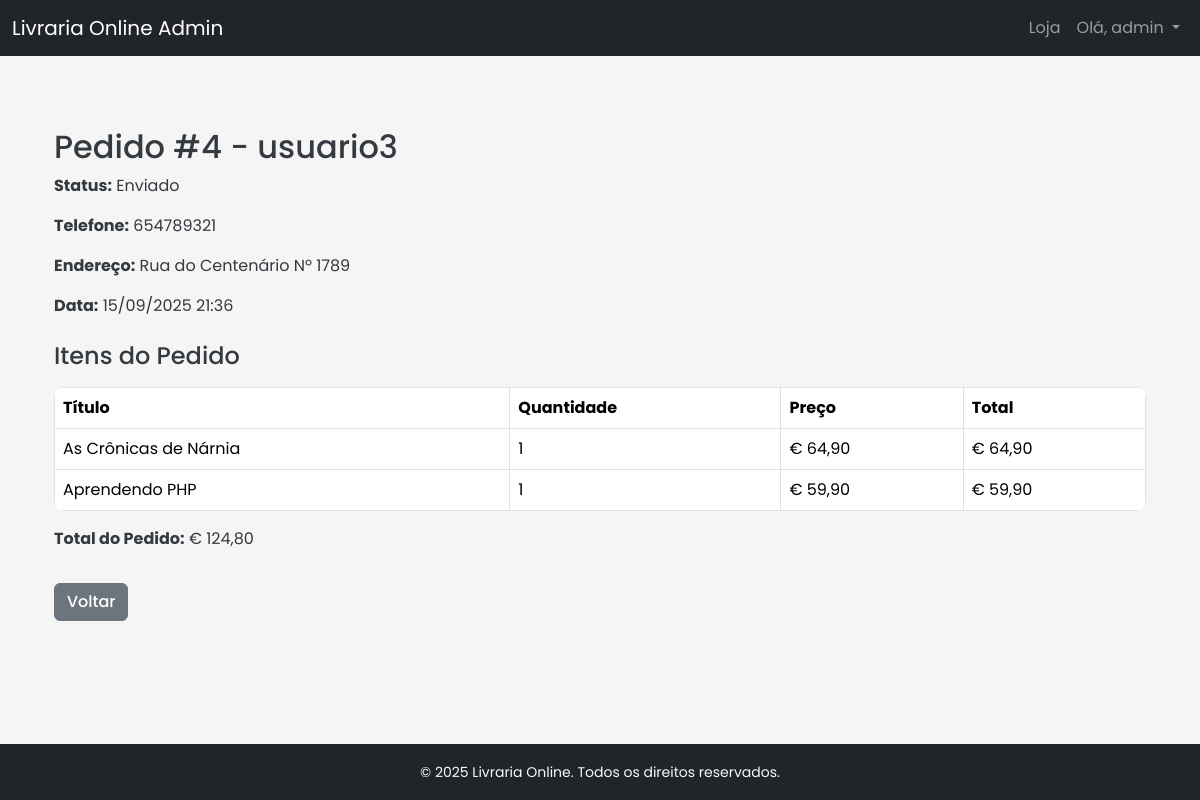
/livraria_online/admin/view_order.php?id=4 (signed in), run on the app's committed database.
### tables this page shows
CREATE TABLE `orders` (
  `id` int(11) NOT NULL,
  `user_id` int(11) NOT NULL,
  `total` decimal(10,2) NOT NULL,
  `status` varchar(50) DEFAULT 'pending',
  `address` text NOT NULL,
  `phone` varchar(20) NOT NULL,
  `payment_method` varchar(50) NOT NULL,
  `created_at` timestamp NOT NULL DEFAULT current_timestamp()
);

CREATE TABLE `users` (
  `id` int(11) NOT NULL,
  `username` varchar(50) NOT NULL,
  `email` varchar(100) NOT NULL,
  `password` varchar(255) NOT NULL,
  `is_admin` tinyint(1) DEFAULT 0,
  `created_at` timestamp NOT NULL DEFAULT current_timestamp()
);

CREATE TABLE `order_items` (
  `id` int(11) NOT NULL,
  `order_id` int(11) NOT NULL,
  `book_id` int(11) NOT NULL,
  `quantity` int(11) NOT NULL,
  `price` decimal(10,2) NOT NULL
);

CREATE TABLE `books` (
  `id` int(11) NOT NULL,
  `title` varchar(255) NOT NULL,
  `author` varchar(100) NOT NULL,
  `description` text DEFAULT NULL,
  `price` decimal(10,2) NOT NULL,
  `category_id` int(11) NOT NULL,
  `subcategory_id` int(11) DEFAULT NULL,
  `image_path` varchar(255) DEFAULT NULL,
  `stock` int(11) DEFAULT 0,
  `created_at` timestamp NOT NULL DEFAULT current_timestamp(),
  `featured` tinyint(1) DEFAULT 0
);

### livraria_online/admin/view_order.php (the view, shortened to what this page needs)
<?php
include __DIR__ . '/header.php';
$conn = db_connect();
$stmt = $conn->prepare("SELECT orders.*, users.username FROM orders
                        JOIN users ON orders.user_id = users.id
                        WHERE orders.id = ?");
$stmt->execute([$_GET['id']]);
$order = $stmt->fetch();
$stmt = $conn->prepare("SELECT order_items.*, books.title FROM order_items
                        JOIN books ON order_items.book_id = books.id
                        WHERE order_items.order_id = ?");
$stmt->execute([$_GET['id']]);
$items = $stmt->fetchAll();
?>
<div class="container mt-5 mb-5">
    <h2>Pedido #<?= $order['id'] ?> - <?= htmlspecialchars($order['username']) ?></h2>
    <p><strong>Status:</strong> <?= ucfirst($order['status']) ?></p>
    <p><strong>Telefone:</strong> <?= htmlspecialchars($order['phone']) ?></p>
    <p><strong>Endereço:</strong> <?= htmlspecialchars($order['address']) ?></p>
    <p><strong>Data:</strong> <?= date('d/m/Y H:i', strtotime($order['created_at'])) ?></p>
    <h4 class="mt-4">Itens do Pedido</h4>
    <?php if (count($items) === 0): ?>
        <p>Pedido sem itens.</p>
    <?php else: ?>
        <table class="table table-bordered mt-3">
            <thead>
                <tr>
                    <th>Título</th>
                    <th>Quantidade</th>
                    <th>Preço</th>
                    <th>Total</th>
                </tr>
            </thead>
            <tbody>
                <?php $total = 0; ?>
                <?php foreach ($items as $item): ?>
                    <tr>
                        <td><?= htmlspecialchars($item['title']) ?></td>
                        <td><?= $item['quantity'] ?></td>
                        <td>€ <?= number_format($item['price'], 2, ',', '.') ?></td>
                        <td>€ <?= number_format($item['price'] * $item['quantity'], 2, ',', '.') ?></td>
                    </tr>
                    <?php $total += $item['price'] * $item['quantity']; ?>
                <?php endforeach; ?>
            </tbody>
        </table>
        <p><strong>Total do Pedido:</strong> € <?= number_format($total, 2, ',', '.') ?></p>
    <?php endif; ?>
    <a href="orders.php" class="btn btn-secondary mt-3">Voltar</a>
</div>
<?php
include __DIR__ . '/footer.php';

### livraria_online/assets/css/admin-style.css (style rules this page uses)
body { font-family: 'Poppins', sans-serif; background-color: #f5f5f5; color: #343a40; }
.btn { border-radius: 6px; font-weight: 500; transition: all 0.2s ease; }
.table { background-color: #fff; border-radius: 10px; overflow: hidden; }
.table th, .table td { vertical-align: middle !important; }

### data on the page
orders: id "4", user.username "usuario3", status "Enviado", phone "654789321", address "Rua do Centenário Nº 1789", created_at "15/09/2025 21:36"
order_items: book.title "As Crônicas de Nárnia", quantity "1", price "64,90", $item['price'] * $item['quantity'] "64,90"
order_items: book.title "Aprendendo PHP", quantity "1", price "59,90", $item['price'] * $item['quantity'] "59,90"

### other printed values
SITE_NAME "Livraria Online"
$_SESSION['username'] "admin"
$total "124,80"
